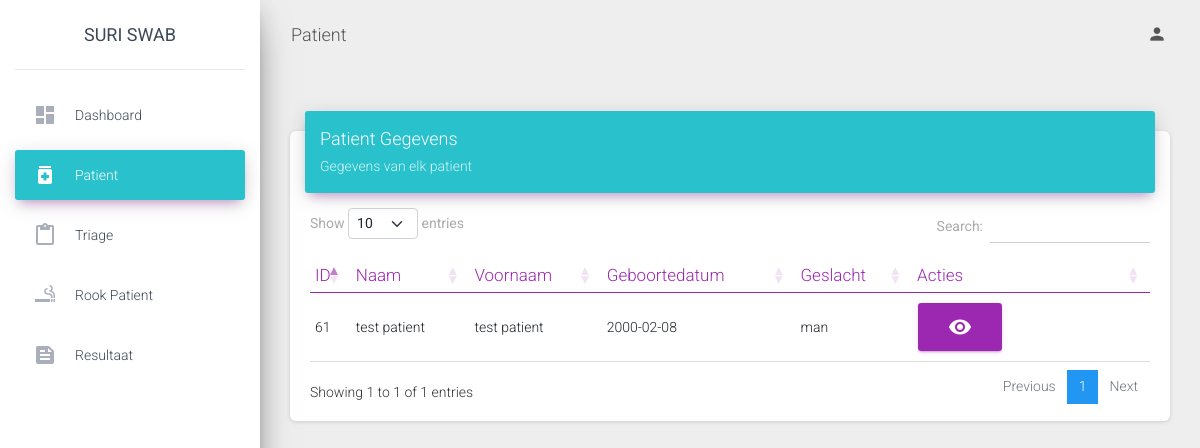
The page /laborant/view/patient.php (signed in) on the database its author committed.
### tables this page shows
CREATE TABLE `triage` (
  `triagenummer` int(11) NOT NULL,
  `id_patient` int(11) NOT NULL,
  `id_gebruikers` int(11) NOT NULL,
  `datum_traige` date NOT NULL,
  `ziekten` varchar(30) NOT NULL,
  `contact_naam` varchar(30) NOT NULL,
  `contact_datum` date NOT NULL,
  `contact_omschrijving` text NOT NULL,
  `contact` text NOT NULL,
  `bewezen` varchar(30) NOT NULL,
  `contact_ziek` varchar(30) NOT NULL,
  `roken` varchar(30) NOT NULL,
  `hoesten` varchar(30) NOT NULL,
  `kortademig` varchar(30) NOT NULL,
  `keelpijn` varchar(30) NOT NULL,
  `koorts` varchar(30) NOT NULL,
  `rillingen` varchar(30) NOT NULL,
  `hoofdpijn` varchar(30) NOT NULL,
  `spierpijn` varchar(30) NOT NULL,
  `misselijkheid` varchar(30) NOT NULL,
  `diarree` varchar(30) NOT NULL,
  `Vsmaak` varchar(30) NOT NULL,
  `Vreuk` varchar(30) NOT NULL,
  `Asymp` varchar(30) NOT NULL,
  `omschrijving` text NOT NULL,
  `Zindruk` varchar(30) NOT NULL,
  `Momschrijving` text NOT NULL,
  `swab` varchar(30) NOT NULL,
  `dhoesten` date NOT NULL,
  `dkortademigheid` date NOT NULL,
  `dkeelpijn` date NOT NULL,
  `dkoorts` date NOT NULL,
  `drillingen` date NOT NULL,
  `dhoofdpijn` date NOT NULL,
  `dspierpijn` date NOT NULL,
  `dmisselijkheid` date NOT NULL,
  `ddiarree` date NOT NULL,
  `dsmaak` date NOT NULL,
  `dreuk` date NOT NULL,
  `dsymptomen` date NOT NULL
);

CREATE TABLE `patient` (
  `id_patient` int(11) NOT NULL,
  `id_gebruikers` int(11) NOT NULL,
  `id_district` int(11) NOT NULL,
  `naam` varchar(30) NOT NULL,
  `voornaam` varchar(30) NOT NULL,
  `nationaliteit` varchar(30) NOT NULL,
  `id_nummer` varchar(30) NOT NULL,
  `geslacht` varchar(30) NOT NULL,
  `adres` varchar(30) NOT NULL,
  `geboortedatum` date NOT NULL,
  `datum` date NOT NULL,
  `beroep` varchar(30) NOT NULL,
  `huisarts` varchar(30) NOT NULL
);

### laborant/view/patient.php (the view, shortened to what this page needs)
<?php
include '../../db/connection.php';
?>
<!DOCTYPE html>
<html lang="en">
<head>
  <link rel="stylesheet" href="https://maxcdn.bootstrapcdn.com/font-awesome/latest/css/font-awesome.min.css">
  <link href="https://cdn.jsdelivr.net/npm/bootstrap@5.0.1/dist/css/bootstrap.min.css" rel="stylesheet">
  <link href="../../assets/css/material-dashboard.css?v=2.1.2" rel="stylesheet" />
  <link href="../../assets/demo/demo.css" rel="stylesheet" />
 <link href="https://cdn.datatables.net/1.10.25/css/dataTables.bootstrap5.min.css" rel="stylesheet">
</head>
<body class="">
  <div class="wrapper ">
    <div class="sidebar" data-color="purple" data-background-color="white" data-image="../assets/img/sidebar-1.jpg" >
       <div class="logo"><a href="" class="simple-text logo-normal">
          Suri Swab
        </a></div>
      <div class="sidebar-wrapper">
        <ul class="nav">
          <li class="nav-item">
            <a class="nav-link" href="./dashboard.php">
              <i class="material-icons">dashboard</i>
              <p>Dashboard</p>
            </a>
          </li>
          <li class="nav-item active">
            <a class="nav-link" href="./patient.php" style="background-color: #29c2cc">
              <i class="material-icons">medication</i>
              <p>patient</p>
            </a>
          </li>
          <li class="nav-item ">
            <a class="nav-link" href="./triage.php">
              <i class="material-icons">content_paste</i>
              <p>Triage </p>
            </a>
          </li>
          <li class="nav-item">
            <a class="nav-link" href="./rook.php">
              <i class="material-icons">smoking_rooms</i>
              <p>Rook patient</p>
            </a>
          </li>
         <li class="nav-item">
            <a class="nav-link" href="./resultaat.php">
              <i class="material-icons">feed</i>
              <p>Resultaat</p>
            </a>
          </li>
        </ul>
      </div>
    </div>
    <div class="main-panel">
      <nav class="navbar navbar-expand-lg navbar-transparent navbar-absolute fixed-top ">
        <div class="container-fluid">
          <div class="navbar-wrapper">
            <a class="navbar-brand" href="javascript:;">Patient</a>
          </div>
          <div class="collapse navbar-collapse justify-content-end">
            <ul class="navbar-nav">
              <li class="nav-item dropdown">
                <a class="nav-link" href="javascript:;" id="navbarDropdownProfile" data-toggle="dropdown" aria-haspopup="true" aria-expanded="false">
                  <i class="material-icons">person</i>
                </a>
              </li>
            </ul>
          </div>
        </div>
      </nav>
  <div class="content">
    <div class="container-fluid">
      <div class="row">
        <div class="col-md-12">
              </div>
          </div>
          <div class="row">
            <div class="col-md-12">
              <div class="card">
                <div class="card-header card-header-primary" style="background: #29c2cc">
                  <div class="row">
                    <div class="col-md-4">
                        <h4 class="card-title ">Patient Gegevens</h4>
                        <p class="card-category"> Gegevens van elk patient</p>
                       </div>
                          <div class="col-md-4">
                          </div>
    <div class="col-md-4 ">
            </div>
                </div>
                </div>
                <div class="card-body">
                  <div class="table-responsive">
                    <table class="table" id="myTable">
                      <thead class=" text-primary">
                       <th>
                          ID
                        </th>
                        <th>
                          Naam
                        </th>
                        <th>
                          Voornaam
                        </th>
                        <th>
                          Geboortedatum
                        </th>
                        <th>
                          Geslacht
                        </th>
                        <th>
                          Acties
                        </th>
                      </thead>
                      <tbody>
                      <?php
                      $sql = "SELECT * from patient LEFT JOIN triage ON patient.id_patient= triage.id_patient where id_district = '".$_SESSION['district']."' AND swab='ja'";
                      $result = $conn->query($sql);
                                    if ($result->num_rows > 0) {
                                        while ($row = $result->fetch_assoc()) {
                      ?>
                      <tr>
                                                <td><?php echo $row['id_patient']; ?></td>
                                                <td><?php echo $row['naam']; ?></td>
                                                <td><?php echo $row['voornaam']; ?></td>
                                                <td><?php echo $row['geboortedatum']; ?></td>
                                                <td><?php echo $row['geslacht']; ?></td>
                                                <td>
                                                <a href="#view<?php echo $row['id_patient']; ?>" data-toggle="modal" class="btn btn-primary material-icons">visibility</a>
                                                </td>
                      </tr>
                                    <?php
                                        }
                                    } else {
                                      echo "";
                                    }
                                    ?>
                      </tbody>
                    </table>
                  </div>
                </div>
              </div>
            </div>
          </div>
        </div>
      </div>
</body>
</html>

### rows shown on the page
triage: id_patient "61", id_patient.naam "test patient", id_patient.voornaam "test patient", id_patient.geboortedatum "2000-02-08", id_patient.geslacht "man"
